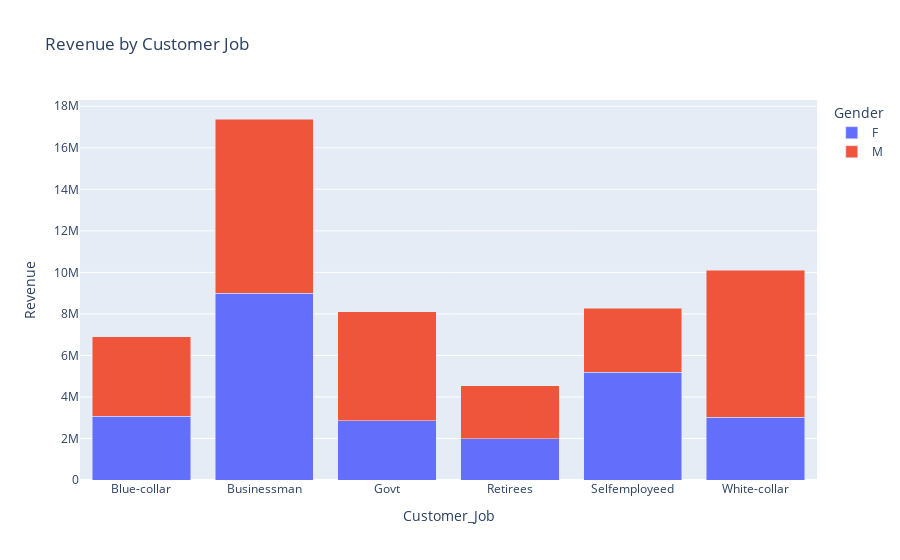

The cell this chart's notebook holds for it:
### Markdown cell above
### Revenue by Customer Job

### Code cell
sum_revenue = merged_df.groupby(['Customer_Job','Gender'])['Revenue'].sum().reset_index()

fig = px.bar(sum_revenue,x='Customer_Job', y='Revenue',color='Gender', title='Revenue by Customer Job',barmode='stack')
fig.show()

### Figure 1 — Plotly figure (JSON) as saved in the notebook; plotly's stock layout.template omitted (floating-point values rounded to 4 significant figures)
{"data": [{"alignmentgroup": "True", "hovertemplate": "Gender=F<br>Customer_Job=%{x}<br>Revenue=%{y}<extra></extra>", "legendgroup": "F", "marker": {"color": "#636efa", "pattern": {"shape": ""}}, "name": "F", "offsetgroup": "F", "orientation": "v", "showlegend": true, "textposition": "auto", "type": "bar", "x": ["Blue-collar", "Businessman", "Govt", "Retirees", "Selfemployeed", "White-collar"], "xaxis": "x", "y": [3082000.0, 8985000.0, 2844000.0, 1985000.0, 5186000.0, 3012000.0], "yaxis": "y"}, {"alignmentgroup": "True", "hovertemplate": "Gender=M<br>Customer_Job=%{x}<br>Revenue=%{y}<extra></extra>", "legendgroup": "M", "marker": {"color": "#EF553B", "pattern": {"shape": ""}}, "name": "M", "offsetgroup": "M", "orientation": "v", "showlegend": true, "textposition": "auto", "type": "bar", "x": ["Blue-collar", "Businessman", "Govt", "Retirees", "Selfemployeed", "White-collar"], "xaxis": "x", "y": [3823000.0, 8403000.0, 5267000.0, 2550000.0, 3076000.0, 7103000.0], "yaxis": "y"}], "layout": {"autosize": true, "barmode": "stack", "legend": {"title": {"text": "Gender"}, "tracegroupgap": 0}, "title": {"text": "Revenue by Customer Job"}, "xaxis": {"anchor": "y", "autorange": true, "domain": [0, 1], "range": [-0.5, 5.5], "title": {"text": "Customer_Job"}, "type": "category"}, "yaxis": {"anchor": "x", "autorange": true, "domain": [0, 1], "range": [0, 18300000.0], "title": {"text": "Revenue"}, "type": "linear"}}}
